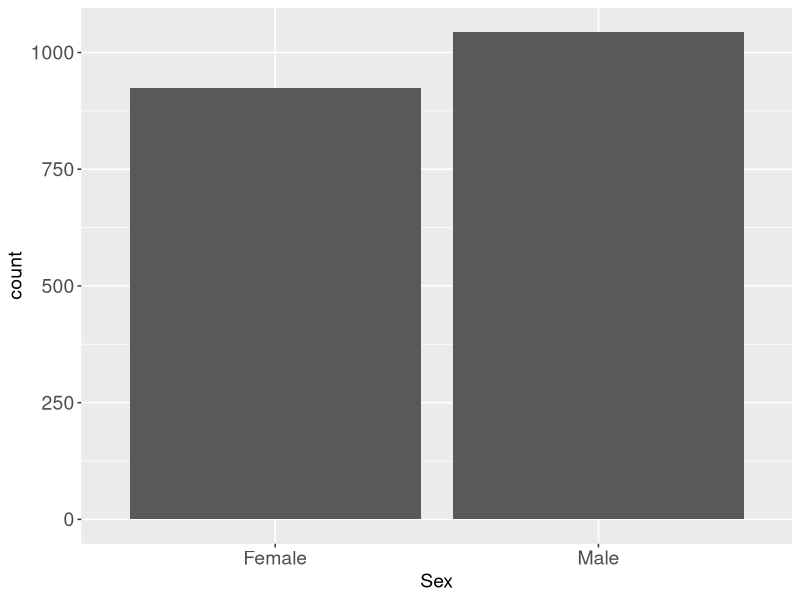
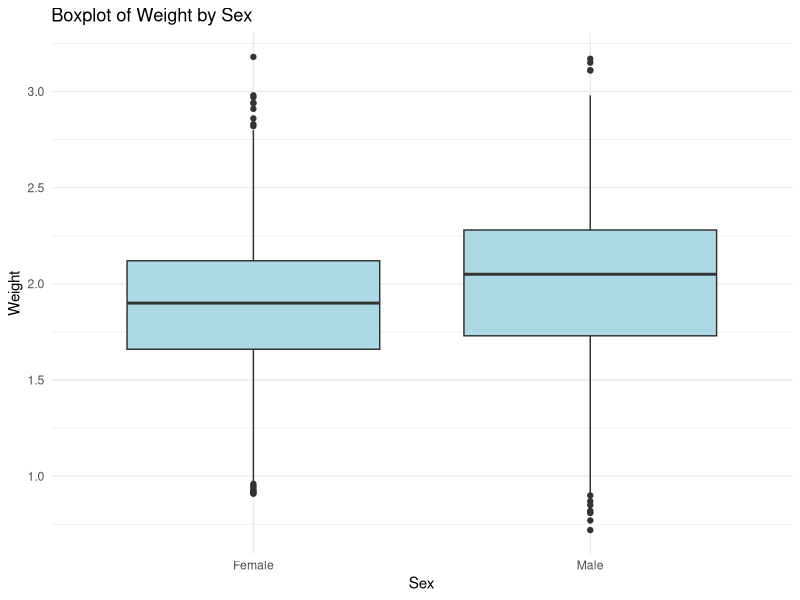
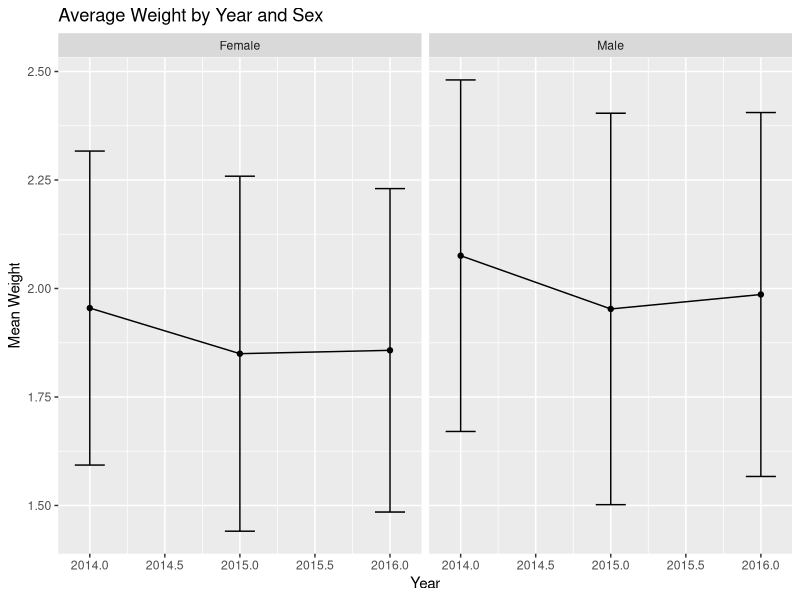
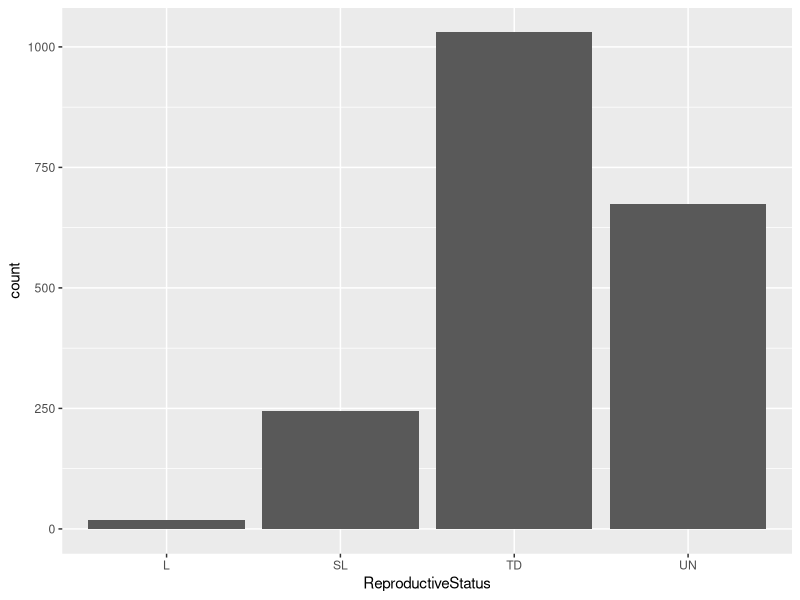
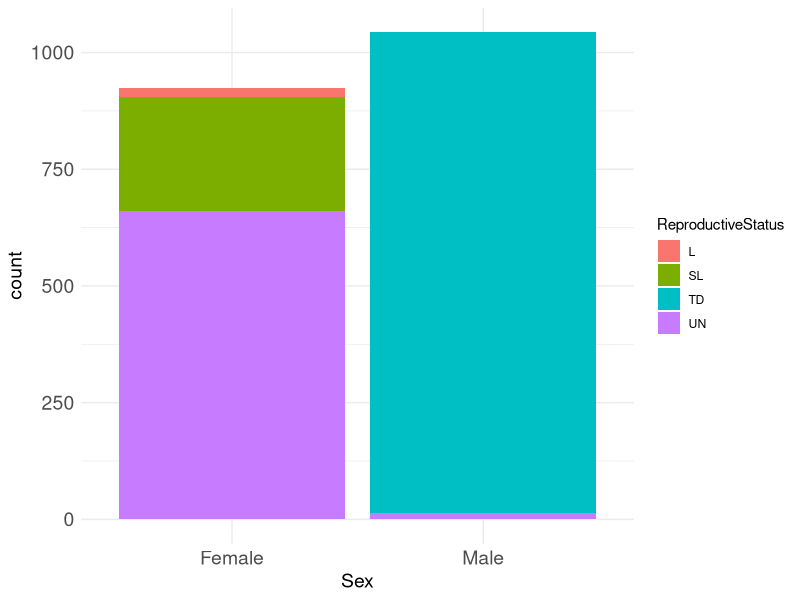

Write R code to recreate these figures, in order.
## ---- chunk 1
library(tidyverse)
## ---- chunk 2
#| echo: true
# Need to modify to load the file from the location where you downloaded it
df <- read_csv(here::here("data_for_datathon_2014_2016.csv")) # Loads the Data Set into the object df
## ---- chunk 3
df <- df |> mutate( # Will change the variables in the df data set
    Vaccinations = case_when(is.na(Vaccinations) ~ "NV", .default = Vaccinations), # Reclassifies Missing Data in Vaccination as "N" per code book.
    ReproductiveStatus = case_when(is.na(ReproductiveStatus) ~ "UN", .default = ReproductiveStatus), # Reclassifies Missing Data in Vaccination as "N" per code book.
    BodyCondition = case_when( # Begins to modify BodyCondition
        as.character(BodyCondition) == "1" ~ "emaciated", # Changes 1 to emaciated
        as.character(BodyCondition) == "2" ~ "thin", # Changes 2 to thin
        as.character(BodyCondition) == "3" ~ "healthy wild", # Changes 3 to healthy wild 
        as.character(BodyCondition) == "4" ~ "extra fat reserves", # Changes 4 to Extra Fat Reserve
        as.character(BodyCondition) == "5" ~ "extreme fat reserves" # Changes 5 to Extreme Fat Reserves
        )
    )
## ---- chunk 4
summary(df)
## ---- chunk 5
df <- drop_na(df, AgeClass, Weight, BodyCondition) # Removes the missing values (NA) using the variables AgeClass, Weight, and BodyCondition
## ---- chunk 6
nrow(df)
## ---- chunk 7
mean_weight<-mean(df$Weight)
sd_weight<-sd(df$Weight)
mean_weight
sd_weight #printing the values
## ---- chunk 8
count_df <- table(df$Sex) # Using the 'Sex' variable from the `df` data set, we count the frequencies of each category with the table function and storing it in rs_df.
count_df # Printing out the contents of "rs_df"
## ---- chunk 9
prop.table(count_df) # Computing the Proportions of "rs_df"
## ---- chunk 10
ggplot(df) + # Setting up the data to create a plot.
  geom_bar(aes(Sex)) + # Creating a bar chart based on the variable "ReproductiveStatus" 
  theme(axis.title = element_text(size = 14), axis.text = element_text(size = 14))
## ---- chunk 11
ggplot(df, aes(x = Sex, y = Weight)) +
  geom_boxplot(fill = "lightblue") +
  labs(
    title = "Boxplot of Weight by Sex",
    x = "Sex",
    y = "Weight"
  ) + theme_minimal()
## ---- chunk 12
weight_summary <- df %>%
  group_by(Sex) %>%
  summarise(
    mean_weight = mean(Weight),
    sd_weight = sd(Weight),
    .groups = "drop"
  )
weight_summary

## ---- chunk 13
weight_summary_yearly <- df %>%
  group_by(Sex, SamplingYear) %>%
  summarise(
    mean_weight = mean(Weight, na.rm = TRUE),
    sd_weight = sd(Weight, na.rm = TRUE),
    .groups = "drop"
  ) #group the data by Sex and Year and calculate mean and standard deviation of weight
weight_summary_yearly
## ---- chunk 14
ggplot(weight_summary_yearly, aes(x = SamplingYear, y = mean_weight)) +
  geom_line() +
  geom_point() +
  geom_errorbar(aes(ymin = mean_weight - sd_weight,
                    ymax = mean_weight + sd_weight), width = 0.2) +
  facet_wrap(~ Sex) +
  labs(
    title = "Average Weight by Year and Sex",
    y = "Mean Weight",
    x = "Year"
  )
## ---- chunk 15
#Santa Rosa Fox population 

SR_df<-filter(df,Island=="SRI")

#San Miguel Fox population
SM_df<-filter(df,Island=="SMI")

## ---- chunk 16
rs_df <- table(df$ReproductiveStatus) # Using the 'ReproductiveStatus' variable from the `df` data set, we count the frequencies of each category with the table function and storing it in rs_df.
rs_df # Printing out the contents of "rs_df"
## ---- chunk 17
prop.table(rs_df) # Computing the Proportions of "rs_df"
## ---- chunk 18
ggplot(df) + # Setting up the data to create a plot.
  geom_bar(aes(ReproductiveStatus)) # Creating a bar chart based on the variable "ReproductiveStatus"
## ---- chunk 19
xy_df <- table(df$ReproductiveStatus, df$Sex)
# Use the variables "ReproductiveStatus" and "Sex" from the "df" data set
# Use the table function to compute the crosstabs
# Store the results in the xy_df object

xy_df # Print results out
## ---- chunk 20
prop.table(xy_df)
## ---- chunk 21
ggplot(df) +
  geom_bar(aes(Sex, fill = ReproductiveStatus)) +
  theme_minimal() +
  theme(axis.title = element_text(size = 14), axis.text = element_text(size = 14))
## ---- chunk 22
library(knitr)
knitr::kable(df[which(df$Pittag==989001000124022),])
